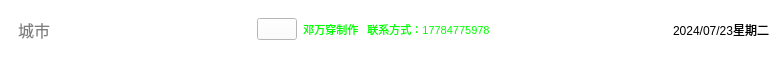
    <widget class="QWidget" name="widget_4" native="true">
     <property name="enabled">
      <bool>true</bool>
     </property>
     <property name="geometry">
      <rect>
       <x>10</x>
       <y>0</y>
       <width>781</width>
       <height>59</height>
      </rect>
     </property>
     <property name="styleSheet">
      <string notr="true">background-color: rgba(0, 170, 255,0);</string>
     </property>
     <layout class="QHBoxLayout" name="horizontalLayout">
      <item>
       <widget class="QLineEdit" name="leCity">
        <property name="minimumSize">
         <size>
          <width>240</width>
          <height>0</height>
         </size>
        </property>
        <property name="font">
         <font>
          <family>Microsoft YaHei UI</family>
          <pointsize>12</pointsize>
          <italic>false</italic>
          <bold>false</bold>
          <stylestrategy>PreferDefault</stylestrategy>
         </font>
        </property>
        <property name="styleSheet">
         <string notr="true">font: 12pt &quot;Microsoft YaHei UI&quot;;
background-color: rgb(255, 255, 255);
border-radius: 4px;
padding: 1px 5px</string>
        </property>
        <property name="inputMask">
         <string/>
        </property>
        <property name="text">
         <string/>
        </property>
        <property name="frame">
         <bool>true</bool>
        </property>
        <property name="cursorPosition">
         <number>0</number>
        </property>
        <property name="placeholderText">
         <string>城市</string>
        </property>
        <property name="clearButtonEnabled">
         <bool>true</bool>
        </property>
       </widget>
      </item>
      <item>
       <widget class="QPushButton" name="btnSearch">
        <property name="styleSheet">
         <string notr="true">background-color: rgb(255, 255, 255);</string>
        </property>
        <property name="text">
         <string/>
        </property>
        <property name="icon">
         <iconset resource="main.qrc">
          <normaloff>:/res/search.png</normaloff>:/res/search.png</iconset>
        </property>
       </widget>
      </item>
      <item>
       <widget class="QLabel" name="label">
        <property name="font">
         <font>
          <family>Microsoft YaHei UI</family>
          <pointsize>8</pointsize>
          <italic>false</italic>
          <bold>false</bold>
         </font>
        </property>
        <property name="styleSheet">
         <string notr="true">color: rgb(0, 255, 0);
font: 8pt &quot;Microsoft YaHei UI&quot;;</string>
        </property>
        <property name="text">
         <string>邓万穿制作   联系方式：17784775978</string>
        </property>
        <property name="alignment">
         <set>Qt::AlignCenter</set>
        </property>
       </widget>
      </item>
      <item>
       <spacer name="horizontalSpacer_3">
        <property name="orientation">
         <enum>Qt::Horizontal</enum>
        </property>
        <property name="sizeHint" stdset="0">
         <size>
          <width>50</width>
          <height>20</height>
         </size>
        </property>
       </spacer>
      </item>
      <item>
       <widget class="QLabel" name="lblDate">
        <property name="styleSheet">
         <string notr="true">font: 20pt &quot;Arial&quot;;
background-color: rgba(255, 255, 255,0);</string>
        </property>
        <property name="text">
         <string>2024/07/23星期二</string>
        </property>
       </widget>
      </item>
     </layout>
    </widget>
